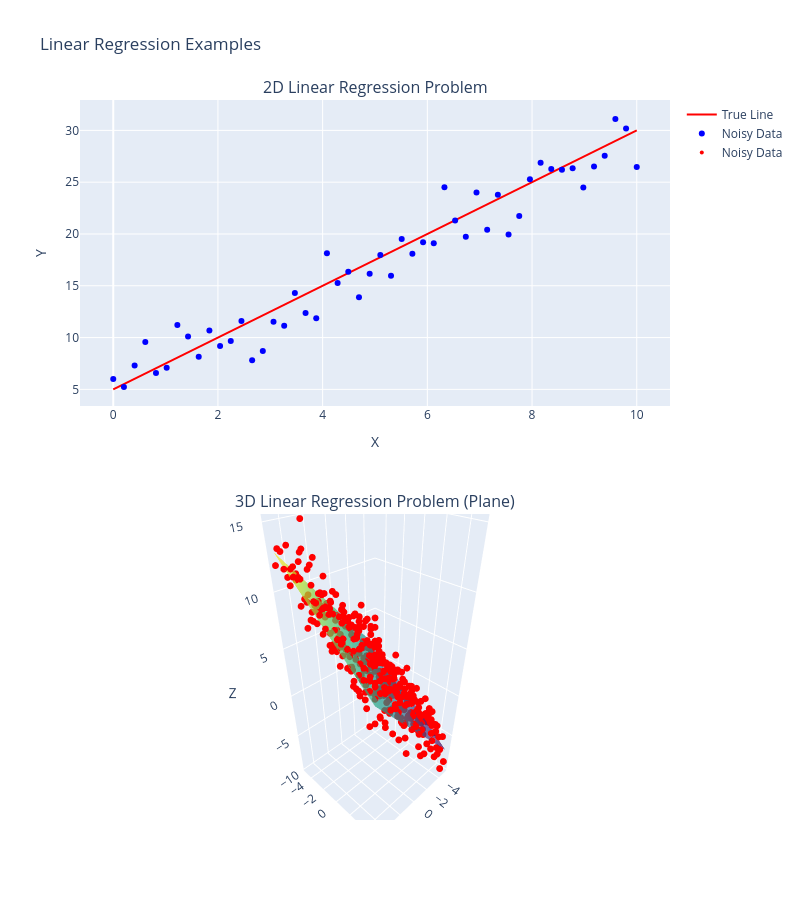

The cell this chart's notebook holds for it:
### Markdown cell above
## Linear Regression introduction

Linear Regression is one of the simplest and most interpretable machine learning models. It assumes a linear relationship between the input features and the output variable.

### Code cell
import numpy as np
import plotly.graph_objects as go
import plotly.io as pio
from plotly.subplots import make_subplots

# Set the renderer to 'notebook' for Jupyter Book compatibility
pio.renderers.default = "jupyterlab"

def generate_and_plot_regression_problems_plotly():
    """
    Generates data and plots interactive 2D and 3D linear regression problems vertically stacked.
    """
    # --- CHANGE 1: Set rows=2, cols=1 and update specs to a 2x1 list ---
    fig = make_subplots(
        rows=2, cols=1,
        specs=[[{'type': 'xy'}], [{'type': 'surface'}]],
        subplot_titles=('2D Linear Regression Problem', '3D Linear Regression Problem (Plane)'),
        vertical_spacing=0.15 # Adds space between the top and bottom plot
    )

    # --- Left/Top Subplot: 2D Linear Regression Problem ---
    np.random.seed(4_2)
    x_2d = np.linspace(0, 10, 50)
    true_slope = 2.5
    true_intercept = 5
    y_true_2d = true_slope * x_2d + true_intercept
    noise_2d = np.random.normal(0, 2, size=len(x_2d))
    y_noisy_2d = y_true_2d + noise_2d

    # This stays in row=1, col=1
    fig.add_trace(
        go.Scatter(x=x_2d, y=y_true_2d, mode='lines', name='True Line', line=dict(color='red')),
        row=1, col=1
    )
    fig.add_trace(
        go.Scatter(x=x_2d, y=y_noisy_2d, mode='markers', name='Noisy Data', marker=dict(color='blue')),
        row=1, col=1
    )

    # --- Right/Bottom Subplot: 3D Plane Regression Problem ---
    x_3d = np.linspace(-5, 5, 20)
    y_3d = np.linspace(-5, 5, 20)
    X_3d, Y_3d = np.meshgrid(x_3d, y_3d)
    true_coeff_x = 1.2
    true_coeff_y = -0.8
    true_intercept_3d = 3
    Z_true_3d = true_coeff_x * X_3d + true_coeff_y * Y_3d + true_intercept_3d
    noise_3d = np.random.normal(0, 1.5, size=Z_true_3d.shape)
    Z_noisy_3d = Z_true_3d + noise_3d

    # --- CHANGE 2: Update trace assignment from (row=1, col=2) to (row=2, col=1) ---
    fig.add_trace(
        go.Surface(x=X_3d, y=Y_3d, z=Z_true_3d, opacity=0.7, colorscale='viridis', name='True Plane', showscale=False),
        row=2, col=1
    )
    fig.add_trace(
        go.Scatter3d(
            x=X_3d.flatten(), y=Y_3d.flatten(), z=Z_noisy_3d.flatten(),
            mode='markers',
            marker=dict(size=4, color='red'),
            name='Noisy Data'
        ),
        row=2, col=1
    )

    # --- CHANGE 3: Adjust Height and Width for vertical stacking ---
    fig.update_layout(
        title_text='Linear Regression Examples',
        height=900, # Increased height so the two plots aren't squashed
        width=800,  # Reduced width to look better in a single column
        scene=dict(
            xaxis_title='X',
            yaxis_title='Y',
            zaxis_title='Z'
        )
    )

    fig.update_xaxes(title_text="X", row=1, col=1)
    fig.update_yaxes(title_text="Y", row=1, col=1)
    return fig

# Generate and show
fig_regression_problems_plotly = generate_and_plot_regression_problems_plotly()
fig_regression_problems_plotly.show()

### Figure 1 — Plotly figure (JSON) as saved in the notebook; plotly's stock layout.template omitted (floating-point values rounded to 4 significant figures; data arrays with more than 128 entries replaced by an {"elided": "..."} marker saying what was removed)
{"data": [{"line": {"color": "red"}, "mode": "lines", "name": "True Line", "x": [0, 0.2041, 0.4082, 0.6122, 0.8163, 1.02, 1.224, 1.429, 1.633, 1.837, 2.041, 2.245, 2.449, 2.653, 2.857, 3.061, 3.265, 3.469, 3.673, 3.878, 4.082, 4.286, 4.49, 4.694, 4.898, 5.102, 5.306, 5.51, 5.714, 5.918, 6.122, 6.327, 6.531, 6.735, 6.939, 7.143, 7.347, 7.551, 7.755, 7.959, 8.163, 8.367, 8.571, 8.776, 8.98, 9.184, 9.388, 9.592, 9.796, 10], "y": [5, 5.51, 6.02, 6.531, 7.041, 7.551, 8.061, 8.571, 9.082, 9.592, 10.1, 10.61, 11.12, 11.63, 12.14, 12.65, 13.16, 13.67, 14.18, 14.69, 15.2, 15.71, 16.22, 16.73, 17.24, 17.76, 18.27, 18.78, 19.29, 19.8, 20.31, 20.82, 21.33, 21.84, 22.35, 22.86, 23.37, 23.88, 24.39, 24.9, 25.41, 25.92, 26.43, 26.94, 27.45, 27.96, 28.47, 28.98, 29.49, 30], "type": "scatter", "xaxis": "x", "yaxis": "y"}, {"marker": {"color": "blue"}, "mode": "markers", "name": "Noisy Data", "x": [0, 0.2041, 0.4082, 0.6122, 0.8163, 1.02, 1.224, 1.429, 1.633, 1.837, 2.041, 2.245, 2.449, 2.653, 2.857, 3.061, 3.265, 3.469, 3.673, 3.878, 4.082, 4.286, 4.49, 4.694, 4.898, 5.102, 5.306, 5.51, 5.714, 5.918, 6.122, 6.327, 6.531, 6.735, 6.939, 7.143, 7.347, 7.551, 7.755, 7.959, 8.163, 8.367, 8.571, 8.776, 8.98, 9.184, 9.388, 9.592, 9.796, 10], "y": [5.993, 5.234, 7.316, 9.577, 6.573, 7.083, 11.22, 10.11, 8.143, 10.68, 9.175, 9.681, 11.61, 7.806, 8.693, 11.53, 11.14, 14.3, 12.37, 11.87, 18.14, 15.26, 16.36, 13.89, 16.16, 17.98, 15.96, 19.53, 18.08, 19.21, 19.1, 24.52, 21.3, 19.72, 23.99, 20.42, 23.79, 19.96, 21.73, 25.29, 26.89, 26.26, 26.2, 26.34, 24.49, 26.52, 27.55, 31.09, 30.18, 26.47], "type": "scatter", "xaxis": "x", "yaxis": "y"}, {"colorscale": [[0, "#440154"], [0.1111, "#482878"], [0.2222, "#3e4989"], [0.3333, "#31688e"], [0.4444, "#26828e"], [0.5556, "#1f9e89"], [0.6667, "#35b779"], [0.7778, "#6ece58"], [0.8889, "#b5de2b"], [1, "#fde725"]], "name": "True Plane", "opacity": 0.7, "showscale": false, "x": {"elided": "20x20 float values"}, "y": {"elided": "20x20 float values"}, "z": {"elided": "20x20 float values"}, "type": "surface", "scene": "scene"}, {"marker": {"color": "red", "size": 4}, "mode": "markers", "name": "Noisy Data", "x": {"elided": "400 float values"}, "y": {"elided": "400 float values"}, "z": {"elided": "400 float values"}, "type": "scatter3d", "scene": "scene"}], "layout": {"xaxis": {"anchor": "y", "domain": [0, 1], "title": {"text": "X"}}, "yaxis": {"anchor": "x", "domain": [0.575, 1], "title": {"text": "Y"}}, "scene": {"domain": {"x": [0, 1], "y": [0, 0.425]}, "xaxis": {"title": {"text": "X"}}, "yaxis": {"title": {"text": "Y"}}, "zaxis": {"title": {"text": "Z"}}}, "annotations": [{"font": {"size": 16}, "showarrow": false, "text": "2D Linear Regression Problem", "x": 0.5, "xanchor": "center", "xref": "paper", "y": 1, "yanchor": "bottom", "yref": "paper"}, {"font": {"size": 16}, "showarrow": false, "text": "3D Linear Regression Problem (Plane)", "x": 0.5, "xanchor": "center", "xref": "paper", "y": 0.425, "yanchor": "bottom", "yref": "paper"}], "title": {"text": "Linear Regression Examples"}, "height": 900, "width": 800}}
